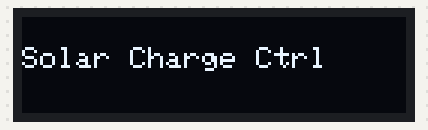
This sketch was run on a simulated Arduino Uno, built with avr-gcc and run on an emulated ATmega328P. Shown: 128×32 one-colour display. Random numbers use the default seed unless the sketch sets one.

Above: at 0.1 s.
At 2.1 s:
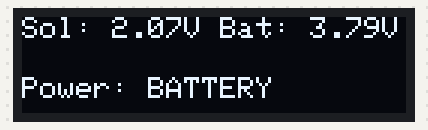
At 12.2 s:
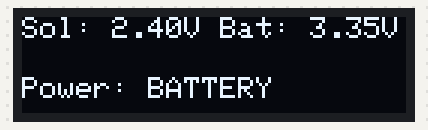
At 16.2 s:
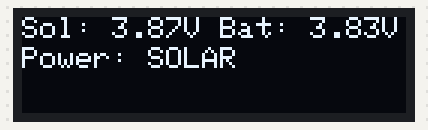
At 20.3 s:
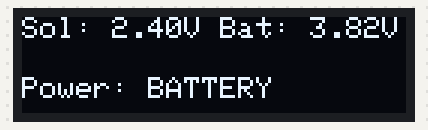
At 38.5 s:
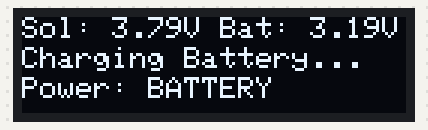

Measured:
- what the display in image 1 shows lasts 2.0 s, from 2.1 s to 4.1 s

The sketch:

Lab4Q3.ino
```cpp
#include <Wire.h>
#include <Adafruit_GFX.h>
#include <Adafruit_SSD1306.h>

// OLED Display Settings
#define SCREEN_WIDTH 128
#define SCREEN_HEIGHT 32
#define OLED_RESET    -1
#define SCREEN_ADDRESS 0x3C
Adafruit_SSD1306 display(SCREEN_WIDTH, SCREEN_HEIGHT, &Wire, OLED_RESET);

// Voltage Thresholds
#define THRESHOLD_VOLTAGE 2.5  // Minimum voltage required for solar to power system
#define FULLY_CHARGED_VOLTAGE 3.8 // Battery is considered fully charged
#define CHARGING_THRESHOLD 3.5 // Battery needs to reach this level before switching to solar

// Simulation variables (in lieu of actual hardware)
float solarVoltage = 3.0;
float batteryVoltage = 3.5;
bool isUsingSolar = false;  // Tracks power source
bool isCharging = false;    // Tracks charging state

void setup() {
    Serial.begin(9600);

    // Initialize OLED Display
    if (!display.begin(SSD1306_SWITCHCAPVCC, SCREEN_ADDRESS)) {
        Serial.println("OLED display failed to initialize.");
        while (1);
    }

    display.setTextSize(1);
    display.setTextColor(SSD1306_WHITE);

    display.clearDisplay();
    display.setCursor(0, 10);
    display.print("Solar Charge Ctrl");
    display.display();
    delay(2000); // Show startup message
}

void loop() {
    // Simulate voltage fluctuations
    solarVoltage = random(200, 400) / 100.00;   // From 2.0V to 4.0V
    batteryVoltage = random(300, 390) / 100.00; // From 3.0V to 3.9V

    display.clearDisplay();

    // Show simulated voltages
    display.setCursor(0, 0);
    display.print("Sol: ");
    display.print(solarVoltage, 2);
    display.print("V");

    display.print(" Bat: ");
    display.print(batteryVoltage, 2);
    display.print("V");

    display.setCursor(0, 10);

    // Power source decision logic
    if (solarVoltage > THRESHOLD_VOLTAGE) {
        if (batteryVoltage < CHARGING_THRESHOLD) {
            isCharging = true;
            display.print("Charging Battery...");
        } else if (batteryVoltage >= FULLY_CHARGED_VOLTAGE) {
            isCharging = false;
            isUsingSolar = true;
            display.print("Power: SOLAR");
        }
    }

    display.setCursor(0, 20);
    if (solarVoltage <= THRESHOLD_VOLTAGE || isCharging) {
        isUsingSolar = false;
        display.print("Power: BATTERY");
    }

    display.display();
    delay(2000); // Update every 2 seconds
}
```
